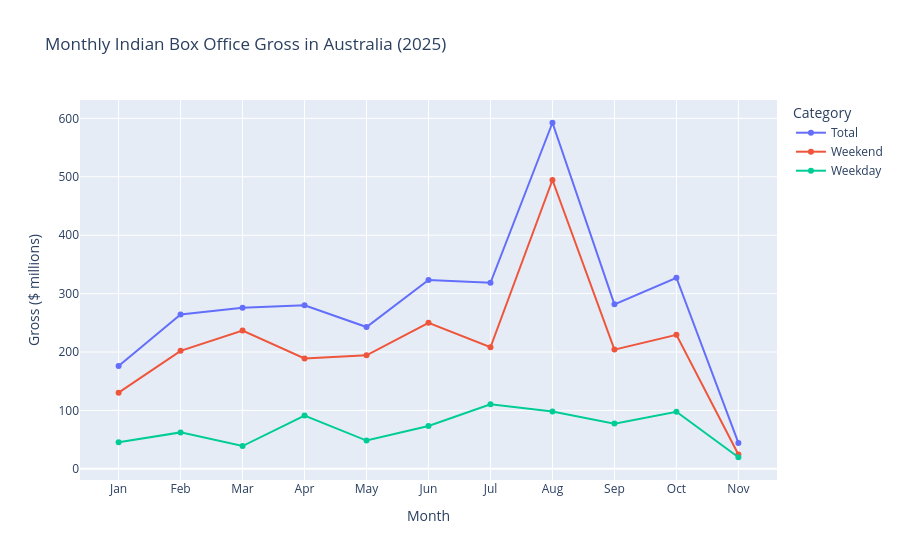

Notebook cell for this chart:
### Markdown cell above
To get a first sense of the dataset, I started by looking at total demand across the year. This line chart compares total, weekend, and weekday gross by month.

### Code cell
df["weekend_gross_component"] = df["gross_today"].where(df["is_weekend_numero"], 0)

monthly = (
    df.groupby("month", as_index=False)
      .agg(total_gross=("gross_today", "sum"),
           weekend_gross=("weekend_gross_component", "sum")))

monthly["weekday_gross"] = monthly["total_gross"] - monthly["weekend_gross"]
monthly = monthly.sort_values("month")

total_M   = monthly["total_gross"]   / 1e6
weekend_M = monthly["weekend_gross"] / 1e6
weekday_M = monthly["weekday_gross"] / 1e6

month_labels = monthly["month"].dt.strftime("%b")

monthly_long = monthly.assign(
    Total=total_M,
    Weekend=weekend_M,
    Weekday=weekday_M,
)[["month", "Total", "Weekend", "Weekday"]]

monthly_long = monthly_long.melt(
    id_vars="month",
    value_vars=["Total", "Weekend", "Weekday"],
    var_name="Category",
    value_name="Gross_M"
)

monthly_long["month_label"] = monthly_long["month"].dt.strftime("%b")

fig = px.line(
    monthly_long,
    x="month_label",
    y="Gross_M",
    color="Category",
    markers=True,
    title="Monthly Indian Box Office Gross in Australia (2025)",
    labels={"Gross_M": "Gross ($ millions)", "month_label": "Month"}
)

fig.update_traces(
    hovertemplate="%{y:.2f}M" )

fig.update_layout(
    hovermode="x unified",
    hoverlabel=dict(bgcolor="white", font_size=13))

### Figure 1 — Plotly figure (JSON) as saved in the notebook; plotly's stock layout.template omitted (floating-point values rounded to 4 significant figures)
{"data": [{"hovertemplate": "%{y:.2f}M", "legendgroup": "Total", "line": {"color": "#636efa", "dash": "solid"}, "marker": {"symbol": "circle"}, "mode": "lines+markers", "name": "Total", "orientation": "v", "showlegend": true, "type": "scatter", "x": ["Jan", "Feb", "Mar", "Apr", "May", "Jun", "Jul", "Aug", "Sep", "Oct", "Nov"], "xaxis": "x", "y": [176.1, 264.4, 275.7, 280.1, 242.8, 323.3, 318.6, 592.5, 281.6, 327.2, 44.42], "yaxis": "y"}, {"hovertemplate": "%{y:.2f}M", "legendgroup": "Weekend", "line": {"color": "#EF553B", "dash": "solid"}, "marker": {"symbol": "circle"}, "mode": "lines+markers", "name": "Weekend", "orientation": "v", "showlegend": true, "type": "scatter", "x": ["Jan", "Feb", "Mar", "Apr", "May", "Jun", "Jul", "Aug", "Sep", "Oct", "Nov"], "xaxis": "x", "y": [130.5, 202.0, 236.7, 188.9, 194.3, 250.0, 208.1, 494.5, 204.2, 229.5, 24.56], "yaxis": "y"}, {"hovertemplate": "%{y:.2f}M", "legendgroup": "Weekday", "line": {"color": "#00cc96", "dash": "solid"}, "marker": {"symbol": "circle"}, "mode": "lines+markers", "name": "Weekday", "orientation": "v", "showlegend": true, "type": "scatter", "x": ["Jan", "Feb", "Mar", "Apr", "May", "Jun", "Jul", "Aug", "Sep", "Oct", "Nov"], "xaxis": "x", "y": [45.61, 62.43, 39.03, 91.22, 48.43, 73.36, 110.5, 98.05, 77.44, 97.76, 19.86], "yaxis": "y"}], "layout": {"hoverlabel": {"bgcolor": "white", "font": {"size": 13}}, "hovermode": "x unified", "legend": {"title": {"text": "Category"}, "tracegroupgap": 0}, "title": {"text": "Monthly Indian Box Office Gross in Australia (2025)"}, "xaxis": {"anchor": "y", "domain": [0, 1], "title": {"text": "Month"}}, "yaxis": {"anchor": "x", "domain": [0, 1], "title": {"text": "Gross ($ millions)"}}}}
